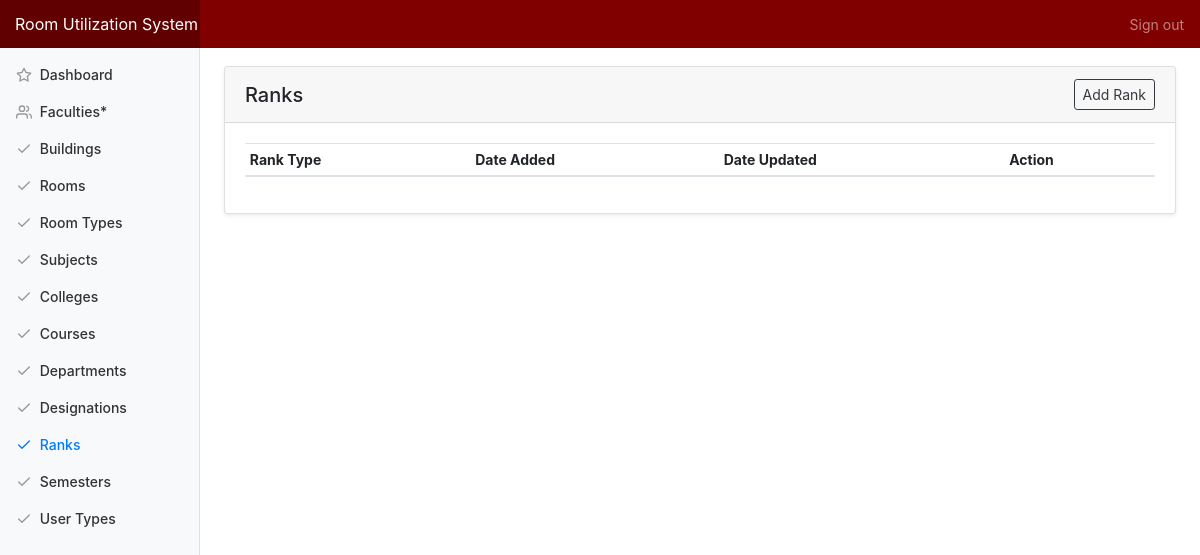
The app's page /index.php/admin/rank, older data.
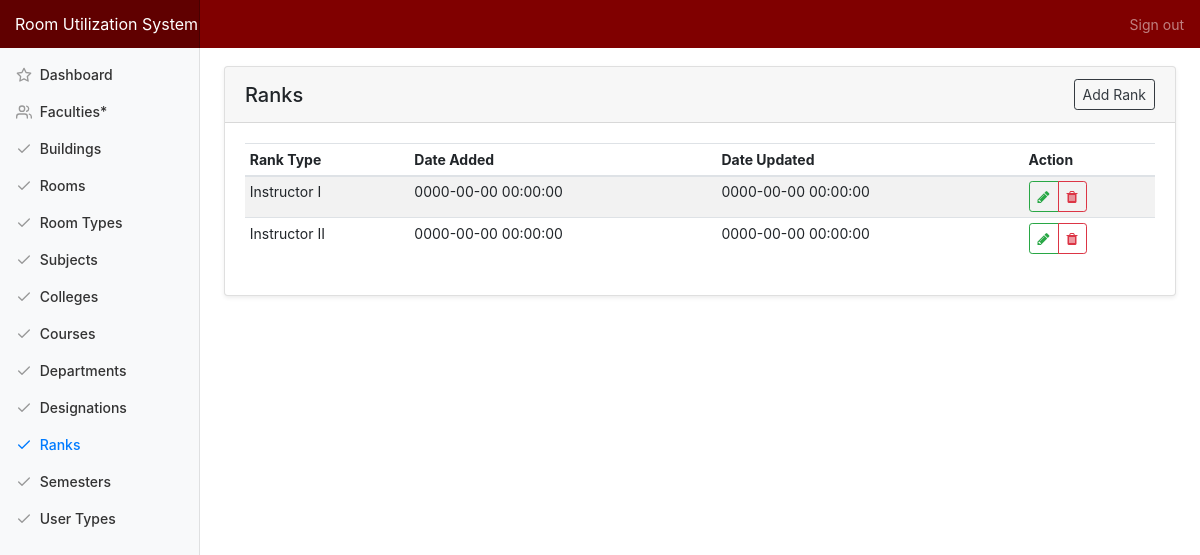
The same page, newer data.
### tables this page shows
CREATE TABLE `tbl_rank` (
  `rank_id` int(11) NOT NULL,
  `rank_type` varchar(50) NOT NULL,
  `rank_added` datetime NOT NULL,
  `rank_modified` datetime NOT NULL
);

### application/controllers/Admin.php (called while the page is built, shortened)
<?php
class Admin extends CI_Controller {
	public function rank(){
		$data['title'] = "Ranks";
		$data['ranks'] = $this->main_model->getRanks();
		$this->load->view('templates/header', $data);
		$this->load->view('admin/rank');
		$this->load->view('templates/footer');
	}
}

### index.php (called while the page is built, shortened)
<?php
require_once BASEPATH.'core/CodeIgniter.php';

### application/models/Main_model.php (called while the page is built, shortened)
<?php defined('BASEPATH') OR exit('No direct script access allowed');
Class Main_model extends CI_Model{
	public function getRanks(){
		return $this->db->get('tbl_rank')->result_array();
	}
}

### application/views/admin/rank.php (the view, shortened to what this page needs)
<?php $this->load->view('templates/nav'); ?>
<div class="container-fluid">
  <div class="row">
    <?php $this->load->view('templates/side');?>
    <main role="main" class="col-md-9 ml-sm-auto col-lg-10 pt-4 px-4 mb-3">
      <div class="card shadow-sm">
			  <h5 class="card-header d-flex justify-content-between align-items-center">
          <?=$title?>
          <a href="#" class="btn btn-outline-dark btn-sm" data-toggle="modal" data-target="#modal_rank_add">Add Rank</a>
        </h5>
			  <div class="card-body">
          <table class="table table-striped table-hover table-sm">
            <thead>
              <tr>
                <th>Rank Type</th>
                <th>Date Added</th>
                <th>Date Updated</th>
                <th>Action</th>
              </tr>
            </thead>
            <tbody>
              <?php foreach ($ranks as $row) {?>
              <tr>
                <td><?=$row['rank_type']?></td>
                <td><?=$row['rank_added']?></td>
                <td><?=$row['rank_modified']?></td>
                <td>
                  <div class="btn-group" role="group">
                    <a href="#" class="btn btn-sm btn-outline-success action-btn updateRank" id="<?=$row['rank_id']?>//<?=$row['rank_type']?>" data-toggle="modal" data-target="#modal_rank_update" data-toggle="tooltip" data-placement="top" title="Update Rank">
                      <span class="fa fa-pencil"></span>
                    </a>
                    <a href="#" id="<?=base_url('admin/delete/rank/'.$row['rank_id'])?>" class="btn btn-sm btn-outline-danger action-btn delete" data-toggle="tooltip" data-placement="top" title="Delete Rank">
                      <span class="fa fa-trash"></span>
                    </a>
                  </div>
                </td>
              </tr>
              <?php } ?>
            </tbody>
          </table>
			  </div>
			</div>
   </main>
  </div>
</div>

### application/views/templates/header.php (shortened to what this page needs)
<!DOCTYPE html>
<html lang="en">
<head>
	<link rel="stylesheet" type="text/css" href="<?=base_url('assets/css/bootstrap.min.css')?>">
	<link rel="stylesheet" type="text/css" href="<?=base_url('assets/css/bootstrap-select.min.css')?>">
	<link rel="stylesheet" type="text/css" href="<?=base_url('assets/css/dashboard.css')?>">
	<link rel="stylesheet" type="text/css" href="<?=base_url('assets/css/dataTables.bootstrap4.min.css')?>">
	<link rel="stylesheet" type="text/css" href="<?=base_url('assets/css/jquery-confirm.min.css')?>">
	<link rel="stylesheet" type="text/css" href="<?=base_url('assets/css/font-awesome.min.css')?>">
	<link rel="stylesheet" type="text/css" href="<?=base_url('assets/css/rus.css')?>">
</head>
<body>

### application/views/templates/nav.php (shortened to what this page needs)
<nav class="navbar navbar-dark fixed-top flex-md-nowrap p-0" style="background:#800000">
  <a class="navbar-brand col-sm-3 col-md-2 mr-0" href="#">Room Utilization System</a>
  <ul class="navbar-nav px-3">
    <li class="nav-item text-nowrap">
      <a class="nav-link" href="<?=base_url('auth/logout')?>">Sign out</a>
    </li>
  </ul>
</nav>
<br>
<br>

### application/views/templates/side.php (shortened to what this page needs)
<nav class="col-md-2 d-none d-md-block bg-light sidebar">
  <div class="sidebar-sticky">
    <ul class="nav flex-column">
      <li class="nav-item">
        <a class="nav-link <?=($title=='Dashboard')?'active':'';?>" href="<?=base_url('admin')?>">
          <span data-feather="star"></span>
          Dashboard
        </a>
      </li>
      <li class="nav-item">
        <a class="nav-link <?=($title=='Faculties')?'active':'';?>" href="<?=base_url('admin/faculty')?>">
          <span data-feather="users"></span>
          Faculties*
        </a>
      </li>
      <li class="nav-item">
        <a class="nav-link <?=($title=='Buildings')?'active':'';?>" href="<?=base_url('admin/building')?>">
          <span data-feather="check"></span>
          Buildings
        </a>
      </li>
      <li class="nav-item">
        <a class="nav-link <?=($title=='Rooms')?'active':'';?>" href="<?=base_url('admin/room')?>">
          <span data-feather="check"></span>
          Rooms
        </a>
      </li>
      <li class="nav-item">
        <a class="nav-link <?=($title=='Room Types')?'active':'';?>" href="<?=base_url('admin/room_type')?>">
          <span data-feather="check"></span>
          Room Types
        </a>
      </li>
      <li class="nav-item">
        <a class="nav-link <?=($title=='Subjects')?'active':'';?>" href="<?=base_url('admin/subject')?>">
          <span data-feather="check"></span>
          Subjects
        </a>
      </li>
      <li class="nav-item">
        <a class="nav-link <?=($title=='Colleges')?'active':'';?>" href="<?=base_url('admin/college')?>">
          <span data-feather="check"></span>
          Colleges
        </a>
      </li>
      <li class="nav-item">
        <a class="nav-link <?=($title=='Courses')?'active':'';?>" href="<?=base_url('admin/course')?>">
          <span data-feather="check"></span>
          Courses
        </a>
      </li>
      <li class="nav-item">
        <a class="nav-link <?=($title=='Departments')?'active':'';?>" href="<?=base_url('admin/department')?>">
          <span data-feather="check"></span>
          Departments
        </a>
      </li>
      <li class="nav-item">
        <a class="nav-link <?=($title=='Designations')?'active':'';?>" href="<?=base_url('admin/designation')?>">
          <span data-feather="check"></span>
          Designations
        </a>
      </li>
      <li class="nav-item">
        <a class="nav-link <?=($title=='Ranks')?'active':'';?>" href="<?=base_url('admin/rank')?>">
          <span data-feather="check"></span>
          Ranks
        </a>
      </li>
      <li class="nav-item">
        <a class="nav-link <?=($title=='Semesters')?'active':'';?>" href="<?=base_url('admin/semester')?>">
          <span data-feather="check"></span>
          Semesters
        </a>
      </li>
      <li class="nav-item">
        <a class="nav-link <?=($title=='User Types')?'active':'';?>" href="<?=base_url('admin/user_type')?>">
          <span data-feather="check"></span>
          User Types
        </a>
      </li>
    </ul>
  </div>
</nav>

### application/views/templates/footer.php (shortened to what this page needs)
</body>
</html>

### assets/css/dashboard.css (style rules this page uses)
body { font-size: .875rem; }
.feather { width: 16px; height: 16px; vertical-align: text-bottom; }
.sidebar { position: fixed; top: 0; bottom: 0; left: 0; z-index: 100; padding: 48px 0 0; box-shadow: inset -1px 0 0 rgba(0, 0, 0, .1); }
.sidebar-sticky { position: relative; top: 0; height: calc(100vh - 48px); padding-top: .5rem; overflow-x: hidden; overflow-y: auto; }
.sidebar .nav-link { font-weight: 500; color: #333; }
.sidebar .nav-link .feather { margin-right: 4px; color: #999; }
.sidebar .nav-link.active { color: #007bff; }
.sidebar .nav-link:hover .feather, .sidebar .nav-link.active .feather { color: inherit; }
[role="main"] { padding-top: 133px; }
@media (min-width: 768px) { [role="main"] { padding-top: 48px; } }
.navbar-brand { padding-top: .75rem; padding-bottom: .75rem; font-size: 1rem; background-color: rgba(0, 0, 0, .25); box-shadow: inset -1px 0 0 rgba(0, 0, 0, .25); }

### assets/css/rus.css (style rules this page uses)
nav { z-index: 101; }

Row changes from the older to the newer data that the page shows:
added tbl_rank: rank_type "Instructor I", rank_added "0000-00-00 00:00:00", rank_modified "0000-00-00 00:00:00"
added tbl_rank: rank_type "Instructor II", rank_added "0000-00-00 00:00:00", rank_modified "0000-00-00 00:00:00"
